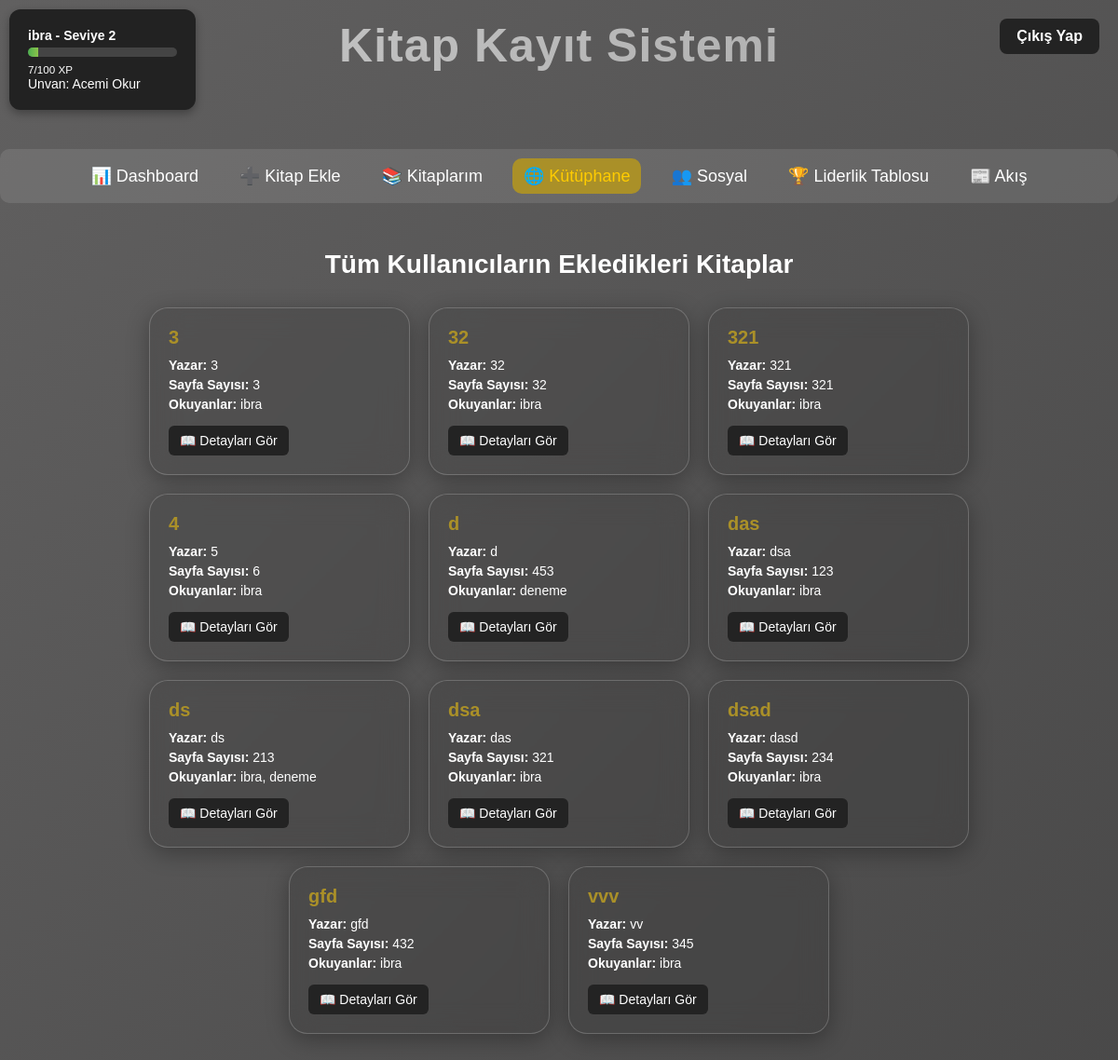
Page /library (signed in) on the committed database.
### tables this page shows
CREATE TABLE users (
            id INTEGER PRIMARY KEY AUTOINCREMENT,
            username TEXT UNIQUE NOT NULL,
            password TEXT NOT NULL,
            email TEXT,
            xp INTEGER DEFAULT 0,
            level INTEGER DEFAULT 1,
            created_at TEXT DEFAULT CURRENT_TIMESTAMP
        );

CREATE TABLE books (
            id INTEGER PRIMARY KEY AUTOINCREMENT,
            user_id INTEGER NOT NULL,
            title TEXT NOT NULL,
            author TEXT NOT NULL,
            read_date TEXT,
            page INTEGER,
            created_at TEXT DEFAULT CURRENT_TIMESTAMP,
            FOREIGN KEY(user_id) REFERENCES users(id) ON DELETE CASCADE
        );

### app.py (the view)
@app.route("/library")
def library():
    if "user_id" not in session:
        flash("⚠️ Lütfen giriş yapın!", "error")
        return redirect(url_for("index"))
    user_box = get_user_box_data(session["user_id"])
    conn = get_connection()
    cursor = conn.cursor()
    cursor.execute("""
        SELECT b.title, b.author, b.page, u.username
        FROM books b
        JOIN users u ON b.user_id = u.id
        ORDER BY b.title ASC
    """)
    rows = cursor.fetchall()
    conn.close()
    books_dict = {}
    for title, author, page, username in rows:
        key = (title.strip().lower(), author.strip().lower())
        if key not in books_dict:
            books_dict[key] = {"title": title, "author": author, "page": page, "users": [username]}
        else:
            if username not in books_dict[key]["users"]:
                books_dict[key]["users"].append(username)
    books = list(books_dict.values())
    return render_template("library.html", user_box=user_box, books=books)

### app.py (called while the page is built)
def get_user_box_data(user_id):
    conn = get_connection()
    cursor = conn.cursor()
    cursor.execute("SELECT username, xp, level FROM users WHERE id=?", (user_id,))
    row = cursor.fetchone()
    conn.close()
    if not row:
        return {"username": "Bilinmiyor", "xp": 0, "level": 1, "progress": 0, "user_id": user_id}
    username, xp, level = row
    progress = (xp % 100) / 100 * 100
    return {"username": username, "xp": xp, "level": level, "progress": progress, "user_id": user_id}

### database.py (called while the page is built)
def get_connection():
    return sqlite3.connect(DB_NAME)

### templates/library.html (shortened to what this page needs)
<!DOCTYPE html>
<html lang="tr">
<head>
    <link rel="stylesheet" href="{{ url_for('static', filename='style.css') }}">
</head>
<body>
    <div class="user-box">
    <div class="level-box">
        <p><strong>{{ user_box.username }} - Seviye {{ user_box.level }}</strong></p>
        <div class="progress-bar">
            <div class="progress" id="progressBar"></div>
        </div>
        <small>{{ user_box.xp % 100 }}/100 XP</small>
        {% set titles = ['Acemi Okur', 'Kitap Kurdu', 'Usta Okur', 'Bilge Okur', 'Efsane Okur'] %}
        {% set title_index = ((user_box.level - 1) // 5) %}
        <p>Unvan: {{ titles[title_index if title_index < titles|length else -1] }}</p>
    </div>
</div>
    <a href="/logout" class="logout-btn">Çıkış Yap</a>
    <h1 class="page-title">Kitap Kayıt Sistemi</h1>
    <div class="tabs">
        <a href="/dashboard" class="tab-link">📊 Dashboard</a>
        <a href="/add_book" class="tab-link">➕ Kitap Ekle</a>
        <a href="/my_books" class="tab-link">📚 Kitaplarım</a>
        <a href="/library" class="tab-link active">🌐 Kütüphane</a>
        <a href="/social" class="tab-link">👥 Sosyal</a>
        <a href="/leaderboard" class="tab-link">🏆 Liderlik Tablosu</a>
        <a href="/feed" class="tab-link">📰 Akış</a>
    </div>
    <div class="library-wrapper">
        <h2>Tüm Kullanıcıların Ekledikleri Kitaplar</h2>
        <div class="all-books-container">
            {% if books %}
                {% for book in books %}
                    <div class="library-card">
                        <h3>{{ book.title }}</h3>
                        <p><strong>Yazar:</strong> {{ book.author }}</p>
                        {% if book.page %}
                            <p><strong>Sayfa Sayısı:</strong> {{ book.page }}</p>
                        {% endif %}
                        {% if book.users %}
                            <p><strong>Okuyanlar:</strong> {{ book.users|join(', ') }}</p>
                        {% endif %}
                        <a href="{{ url_for('bookdetails', title=book.title, author=book.author) }}">📖 Detayları Gör</a>
                    </div>
                {% endfor %}
            {% else %}
                <p style="text-align:center;">Henüz kitap eklenmemiş.</p>
            {% endif %}
        </div>
    </div>
</body>
</html>

### static/style.css (style rules this page uses)
* { margin: 0; padding: 0; box-sizing: border-box; font-family: "Poppins", sans-serif; }
body { height: 100%; display: block; background: linear-gradient(-45deg,#191919, #313131, #616060); background-size: 400% 400%; animation: gradientBG 10s ease infinite; padding-top: 160px; }
.page-title { position: absolute; top: 20px; width: 100%; text-align: center; font-size: 50px; font-weight: 800; letter-spacing: 1px; background: linear-gradient(-45deg,#434343, #848484, #cbcbcb); background-size: 400% 400%; -webkit-background-clip: text; -webkit-text-fill-color: transparent; animation: gradientBG 12s ease infinite, titleFade 1.5s ease-in-out; }
.logout-btn { position: absolute; top: 20px; right: 20px; background: #232323; color: white; padding: 14px 24px; border-radius: 8px; text-decoration: none; font-weight: bold; font-size: 16px; display: inline-block; transition: 0.3s; z-index: 9999; }
.tabs { display: flex !important; justify-content: center !important; align-items: center; gap: 20px !important; margin: 0px auto !important; background: rgba(255, 255, 255, 0.1); padding: 10px 20px !important; border-radius: 10px !important; }
.tab-link { color: #fff; text-decoration: none; font-size: 18px; padding: 8px 12px; border-radius: 10px; transition: background 0.3s; }
.tab-link.active, .tab-link:hover { background-color: #aa9028; color: #2B2A2A; }
.tab-link.active { color: #ffcc00; }
.user-box { position: fixed; top: 10px; left: 10px; background: #222; color: #fff; padding: 20px; border-radius: 12px; width: 200px; box-shadow: 0 4px 10px rgba(0,0,0,0.3); z-index: 999; font-size: 14px; }
.progress-bar { background: #444; border-radius: 8px; overflow: hidden; height: 10px; margin: 5px 0; }
.progress { background: linear-gradient(90deg, #4caf50, #8bc34a); height: 10px; }

### templates/library.html (style rules this page uses)
.library-wrapper { max-width: 1400px; margin: 20px auto 50px auto; padding: 30px; color: #fff; }
.library-wrapper h2 { text-align: center; font-size: 28px; margin-bottom: 30px; }
.all-books-container { display: flex; flex-wrap: wrap; gap: 20px; justify-content: center; }
.library-card { background: rgba(0,0,0,0.1); backdrop-filter: blur(15px); border-radius: 20px; padding: 20px; width: 280px; border: 1px solid rgba(255,255,255,0.2); box-shadow: 0 6px 25px rgba(0,0,0,0.3); transition: transform 0.3s, box-shadow 0.3s; }
.library-card h3 { font-size: 20px; margin-bottom: 10px; color: #aa9028; }
.library-card p { font-size: 14px; margin: 5px 0; }
.library-card a { display: inline-block; margin-top: 10px; padding: 8px 12px; background: #232323; color: #fff; text-decoration: none; font-size: 14px; border-radius: 6px; transition: 0.3s; }
.logout-btn { position: absolute; top: 20px; right: 20px; background: #232323; color: white; padding: 10px 18px; border-radius: 8px; text-decoration: none; font-weight: bold; transition: 0.3s; }

### rows in the picture
users: username "ibra", level "2", user_box.xp%100 "7"
books: title "32", author "32", page "32", users "ibra"
books: title "321", author "321", page "321", users "ibra"
books: title "d", author "d", page "453", users "deneme"
books: title "das", author "dsa", page "123", users "ibra"
books: title "ds", author "ds", page "213", users "ibra, deneme"
books: title "dsa", author "das", page "321", users "ibra"
books: title "dsad", author "dasd", page "234", users "ibra"
books: title "gfd", author "gfd", page "432", users "ibra"
books: title "vvv", author "vv", page "345", users "ibra"

### other values in the picture
{{ titles[title_index if title_index < titles|length else -1] }} "Acemi Okur"
{{ book.title }} "3" "4"
{{ book.author }} "3" "5"
{{ book.page }} "3" "6"
{{ book.users|join(', ') }} "ibra" "ibra"
